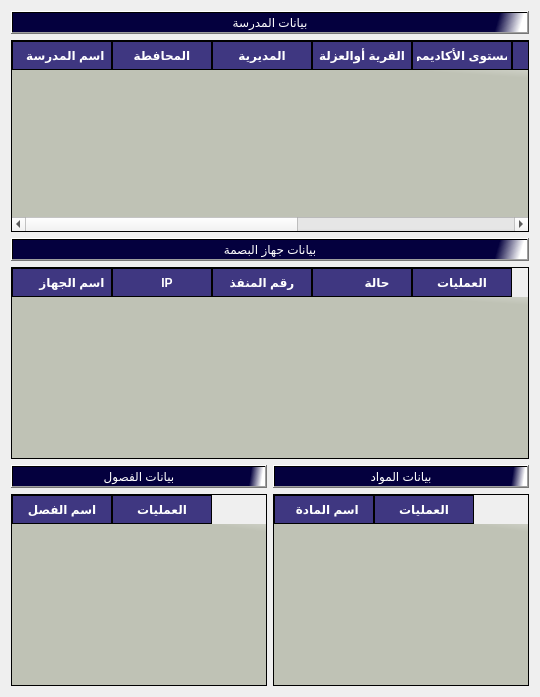
                 <widget class="QWidget" name="tab_12">
                  <attribute name="title">
                   <string>بيانات المدرسة والجهاز و الفصول و المواد</string>
                  </attribute>
                  <layout class="QHBoxLayout" name="horizontalLayout_21">
                   <item>
                    <layout class="QVBoxLayout" name="verticalLayout_58">
                     <item>
                      <layout class="QVBoxLayout" name="verticalLayout_59">
                       <item>
                        <widget class="QPushButton" name="pushButton_14">
                         <property name="styleSheet">
                          <string notr="true">background-color:qlineargradient(spread:pad, x1:0.506975, y1:0.432, x2:0.99, y2:0.437227, stop:0.900498 rgba(4, 0, 62, 255), stop:1 rgba(255, 255, 255, 255));
color:rgb(255, 255, 255);
font: 15pt &quot;PT Bold Heading&quot;;</string>
                         </property>
                         <property name="text">
                          <string>بيانات المدرسة</string>
                         </property>
                        </widget>
                       </item>
                       <item>
                        <layout class="QVBoxLayout" name="verticalLayout_60">
                         <item>
                          <widget class="QTableWidget" name="tableWidget_14">
                           <property name="styleSheet">
                            <string notr="true">QTableWidget {
background:rgb(231, 231, 231);
background-color: qlineargradient(spread:pad, x1:0.964478, y1:0.193, x2:1, y2:0, stop:0 rgba(191, 194, 181, 255), stop:1 rgba(255, 255, 255, 255));    font: 9pt &quot;PT Bold Heading&quot;;
    font-weight: bold;
 color:rgb(0, 0, 0)
}

QHeaderView::section {
   background-color:rgb(63, 55, 129);
    border: 1px solid rgb(0, 0, 0);
    font-weight: bold;
    padding: 4px;
    text-align: center;
	font: 10pt &quot;PT Bold Heading&quot;;
	color:rgb(255, 255, 255)
}

QTableWidget::item:selected {
    background-color:rgb(25, 21, 65);
    color:rgb(255, 255, 255);
}</string>
                           </property>
                           <column>
                            <property name="text">
                             <string>  اسم المدرسة</string>
                            </property>
                           </column>
                           <column>
                            <property name="text">
                             <string>المحافطة</string>
                            </property>
                           </column>
                           <column>
                            <property name="text">
                             <string>المديرية</string>
                            </property>
                           </column>
                           <column>
                            <property name="text">
                             <string>القرية أوالعزلة</string>
                            </property>
                           </column>
                           <column>
                            <property name="text">
                             <string>  المستوى الأكاديمي</string>
                            </property>
                           </column>
                           <column>
                            <property name="text">
                             <string>     نوع الطلاب</string>
                            </property>
                           </column>
                           <column>
                            <property name="text">
                             <string>تاريخ الانشاء</string>
                            </property>
                           </column>
                           <column>
                            <property name="text">
                             <string>تاريخ التعديل</string>
                            </property>
                           </column>
                           <column>
                            <property name="text">
                             <string>العمليات</string>
                            </property>
                           </column>
                          </widget>
                         </item>
                        </layout>
                       </item>
                      </layout>
                     </item>
                     <item>
                      <layout class="QVBoxLayout" name="verticalLayout_61">
                       <item>
                        <widget class="QPushButton" name="pushButton_16">
                         <property name="styleSheet">
                          <string notr="true">background-color:qlineargradient(spread:pad, x1:0.506975, y1:0.432, x2:0.99, y2:0.437227, stop:0.900498 rgba(4, 0, 62, 255), stop:1 rgba(255, 255, 255, 255));
color:rgb(255, 255, 255);
font: 15pt &quot;PT Bold Heading&quot;;</string>
                         </property>
                         <property name="text">
                          <string>بيانات جهاز البصمة</string>
                         </property>
                        </widget>
                       </item>
                       <item>
                        <layout class="QVBoxLayout" name="verticalLayout_62">
                         <item>
                          <widget class="QTableWidget" name="tableWidget_15">
                           <property name="styleSheet">
                            <string notr="true">QTableWidget {
background:rgb(231, 231, 231);
background-color: qlineargradient(spread:pad, x1:0.964478, y1:0.193, x2:1, y2:0, stop:0 rgba(191, 194, 181, 255), stop:1 rgba(255, 255, 255, 255));    font: 9pt &quot;PT Bold Heading&quot;;
    font-weight: bold;
 color:rgb(0, 0, 0)
}

QHeaderView::section {   background-color:rgb(63, 55, 129);
    border: 1px solid rgb(0, 0, 0);
    font-weight: bold;
    padding: 4px;
    text-align: center;
	font: 10pt &quot;PT Bold Heading&quot;;
	color:rgb(255, 255, 255)
}

QTableWidget::item:selected {
    background-color:rgb(25, 21, 65);
    color:rgb(255, 255, 255);
}</string>
                           </property>
                           <column>
                            <property name="text">
                             <string>      اسم الجهاز</string>
                            </property>
                           </column>
                           <column>
                            <property name="text">
                             <string>   IP</string>
                            </property>
                           </column>
                           <column>
                            <property name="text">
                             <string>رقم المنفذ</string>
                            </property>
                           </column>
                           <column>
                            <property name="text">
                             <string>         حالة</string>
                            </property>
                           </column>
                           <column>
                            <property name="text">
                             <string>العمليات</string>
                            </property>
                           </column>
                          </widget>
                         </item>
                        </layout>
                       </item>
                      </layout>
                     </item>
                     <item>
                      <layout class="QHBoxLayout" name="horizontalLayout_19">
                       <item>
                        <layout class="QVBoxLayout" name="verticalLayout_63">
                         <item>
                          <widget class="QPushButton" name="pushButton_17">
                           <property name="styleSheet">
                            <string notr="true">background-color:qlineargradient(spread:pad, x1:0.506975, y1:0.432, x2:0.99, y2:0.437227, stop:0.900498 rgba(4, 0, 62, 255), stop:1 rgba(255, 255, 255, 255));
color:rgb(255, 255, 255);
font: 15pt &quot;PT Bold Heading&quot;;</string>
                           </property>
                           <property name="text">
                            <string>بيانات الفصول</string>
                           </property>
                          </widget>
                         </item>
                         <item>
                          <layout class="QVBoxLayout" name="verticalLayout_64">
                           <item>
                            <widget class="QTableWidget" name="tableWidget_16">
                             <property name="styleSheet">
                              <string notr="true">QTableWidget {
background:rgb(231, 231, 231);
background-color: qlineargradient(spread:pad, x1:0.964478, y1:0.193, x2:1, y2:0, stop:0 rgba(191, 194, 181, 255), stop:1 rgba(255, 255, 255, 255));    font: 9pt &quot;PT Bold Heading&quot;;
    font-weight: bold;
 color:rgb(0, 0, 0)
}

QHeaderView::section {
   background-color:rgb(63, 55, 129);
    border: 1px solid rgb(0, 0, 0);
    font-weight: bold;
    padding: 4px;
    text-align: center;
	font: 10pt &quot;PT Bold Heading&quot;;
	color:rgb(255, 255, 255)
}

QTableWidget::item:selected {
background-color: rgb(48, 97, 72);
    color:rgb(255, 255, 255);
}</string>
                             </property>
                             <column>
                              <property name="text">
                               <string>اسم الفصل</string>
                              </property>
                             </column>
                             <column>
                              <property name="text">
                               <string>العمليات</string>
                              </property>
                             </column>
                            </widget>
                           </item>
                          </layout>
                         </item>
                        </layout>
                       </item>
                       <item>
                        <layout class="QVBoxLayout" name="verticalLayout_65">
                         <item>
                          <layout class="QVBoxLayout" name="verticalLayout_66">
                           <item>
                            <layout class="QVBoxLayout" name="verticalLayout_67">
                             <item>
                              <widget class="QPushButton" name="pushButton_18">
                               <property name="styleSheet">
                                <string notr="true">background-color:qlineargradient(spread:pad, x1:0.506975, y1:0.432, x2:0.99, y2:0.437227, stop:0.900498 rgba(4, 0, 62, 255), stop:1 rgba(255, 255, 255, 255));
color:rgb(255, 255, 255);
font: 15pt &quot;PT Bold Heading&quot;;</string>
                               </property>
                               <property name="text">
                                <string>بيانات المواد</string>
                               </property>
                              </widget>
                             </item>
                            </layout>
                           </item>
                          </layout>
                         </item>
                         <item>
                          <layout class="QVBoxLayout" name="verticalLayout_68">
                           <item>
                            <widget class="QTableWidget" name="tableWidget_17">
                             <property name="styleSheet">
                              <string notr="true">QTableWidget {background-color:qlineargradient(spread:pad, x1:0.506975, y1:0.432, x2:0.99, y2:0.437227, stop:0.900498 rgba(4, 0, 62, 255), stop:1 rgba(255, 255, 255, 255));

background:rgb(231, 231, 231);
background-color: qlineargradient(spread:pad, x1:0.964478, y1:0.193, x2:1, y2:0, stop:0 rgba(191, 194, 181, 255), stop:1 rgba(255, 255, 255, 255));    font: 9pt &quot;PT Bold Heading&quot;;
    font-weight: bold;
 color:rgb(0, 0, 0)
}

QHeaderView::section {
   background-color:rgb(63, 55, 129);
    border: 1px solid rgb(0, 0, 0);
    font-weight: bold;
    padding: 4px;
    text-align: center;
	font: 10pt &quot;PT Bold Heading&quot;;
	color:rgb(255, 255, 255)
}

QTableWidget::item:selected {
background-color: rgb(48, 97, 72);
    color:rgb(255, 255, 255);
}
</string>
                             </property>
                             <column>
                              <property name="text">
                               <string>  اسم المادة</string>
                              </property>
                             </column>
                             <column>
                              <property name="text">
                               <string>العمليات</string>
                              </property>
                             </column>
                            </widget>
                           </item>
                          </layout>
                         </item>
                        </layout>
                       </item>
                      </layout>
                     </item>
                    </layout>
                   </item>
                  </layout>
                 </widget>
